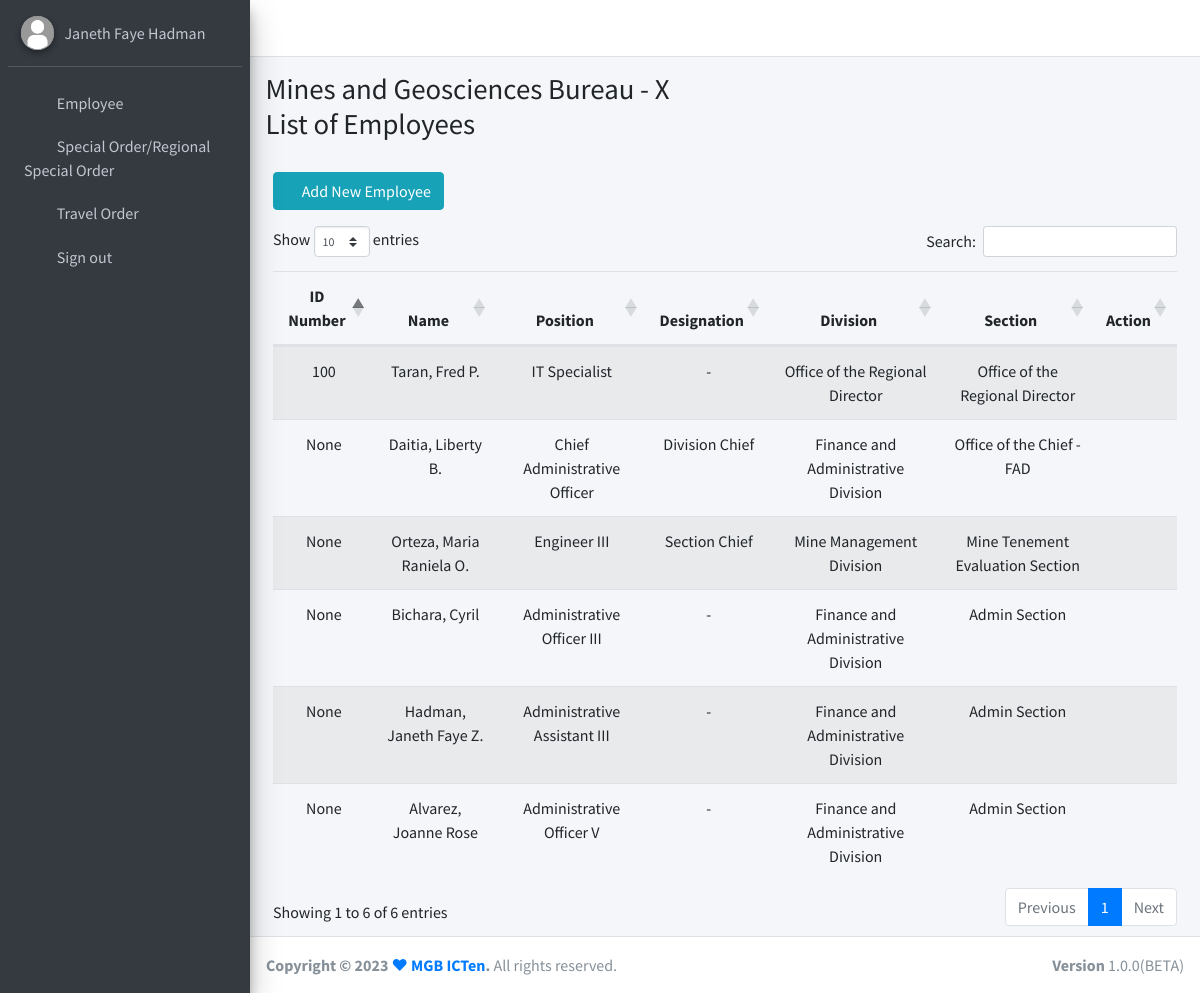
The app's page /personnel/ (signed in) with its own data.
### personnel/models.py (models this page shows, shortened)
class Personnel(models.Model):
    DESIGNATIONS = (
        ('', '------------------'),
        ('RD', 'Regional Director'),
        ('DC', 'Division Chief'),
        ('SC', 'Section Chief')
    )
    user = models.OneToOneField(User, on_delete=models.CASCADE)
    personnel_id_number = models.IntegerField(default=None, blank=True, null=True, verbose_name="ID number")
    personnel_mi = models.CharField(max_length=150, default=None, blank=True, null=True, verbose_name="Middlename/M.I")
    personnel_division = models.ForeignKey(Division, on_delete=models.DO_NOTHING)
    personnel_section = models.ForeignKey(Section, on_delete=models.DO_NOTHING)
    personnel_position = models.CharField(max_length=250, default=None, blank=False, null=True, verbose_name="Position/Designation")
    personnel_station = models.CharField(max_length=150, default="MGB-X Regional Office", blank=True, null=False, verbose_name="Official Station")
    personnel_suffix = models.CharField(max_length=50, default=None, blank=True, null=True, verbose_name="Suffix")
    personnel_designation = models.CharField(choices=DESIGNATIONS, max_length=100, default=None, blank=True, null=True, verbose_name="Designation")
    signatory = models.BooleanField(default=False)

class Division(models.Model):
    division_name = models.CharField(max_length=150, default=None, blank=False, null=False, verbose_name="Division Name")
    division_shorthand_name = models.CharField(max_length=50, default=None, blank=False, null=False, verbose_name="Shorthand Name")
    def __str__(self):
        return self.division_name

class Section(models.Model):
    division = models.ForeignKey(Division, on_delete=models.CASCADE)
    section_name = models.CharField(max_length=150, default=None, blank=False, null=False, verbose_name="Section Name")
    section_shorthand_name = models.CharField(max_length=50, default=None, blank=False, null=False, verbose_name="Shorthand Name")
    def __str__(self):
        return self.section_name

### personnel/views.py (the view)
# urls.py: path('', list_of_personnel, name="list-of-personnel"),
def list_of_personnel(request):
    personnels = Personnel.objects.select_related('user')
    context = {
        'personnels': personnels
    }
    return render(request, 'list-of-employee.html', context)

### personnel/templatetags/custom_tags_personnel.py (called while the page is built)
@register.filter(name="fullname")
def fullname(personnel):
    personnel_data = Personnel.objects.select_related('user').get(user = personnel.user)
    if personnel_data.personnel_mi == None:
        if personnel_data.personnel_suffix == None:
            fullname = f"{ personnel_data.user.last_name }, { personnel_data.user.first_name }"
        else:
            fullname = f"{ personnel_data.user.last_name }, { personnel_data.user.first_name } { personnel_data.personnel_suffix }"
    else:
        if personnel_data.personnel_suffix == None:
            fullname = f"{ personnel_data.user.last_name }, { personnel_data.user.first_name } { personnel_data.personnel_mi[0] }."
        else:
            fullname = f"{ personnel_data.user.last_name }, { personnel_data.user.first_name } { personnel_data.personnel_mi[0] }. { personnel_data.personnel_suffix }"
    return fullname

@register.filter(name="designation")
def designation(designation):
    if designation == "RD":
        designation = "Regional Director"
    elif designation == "DC":
        designation = "Division Chief"
    elif designation == "SC":
        designation = "Section Chief"
    else:
        designation = "-"
    return designation

### rso/templatetags/custom_tags.py (called while the page is built)
@register.filter(name="user_group")
def user_group(user):
    user = User.objects.get(id = user.id)
    return user.groups.all()[0].name

### templates/list-of-employee.html (shortened to what this page needs)
{% extends 'base.html' %}
{% load static %}
{% load custom_tags %}
{% load custom_tags_personnel %}
{% block sidebar_user %}
<div class="user-panel mt-3 pb-3 mb-3 d-flex">
    <div class="image">
        <img src="{% static 'resources/img/user.png' %}" class="img-circle elevation-2" alt="User Image">
    </div>
    <div class="info">
        <a href="#" class="d-block">{{ request.user.first_name }} {{ request.user.last_name }}</a>
    </div>
</div>
{% endblock %}
{% block content %}
<div class="content-header">
    <div class="container-fluid">
        <div class="row mb-2">
            <div class="col-sm-6">
                <h1 class="m-0">Mines and Geosciences Bureau - X List of Employees</h1>
            </div>
        </div>
    </div>
</div>
<section class="content">
    <div class="container-fluid py-2">
        {% if request.user|user_group == "admin" %}
        <div class="col-md-12 mb-3">
            <a href="{% url 'add-employee' %}" class="btn btn-info"><i class="fa fa-plus"></i> Add New Employee</a>
        </div>
        {% endif %}
        <div class="col-md-12">
            <table class="table table-striped tabled-bordered" id="employee_table">
                <thead>
                    <tr>
                        <th>ID Number</th>
                        <th>Name</th>
                        <th>Position</th>
                        <th>Designation</th>
                        <th>Division</th>
                        <th>Section</th>
                        <th>Action</th>
                    </tr>
                </thead>
                <tbody>
                    {% for personnel in personnels %}
                    <tr>
                        <td>{{ personnel.personnel_id_number }}</td>
                        <td>{{ personnel | fullname }}</td>
                        <td>{{ personnel.personnel_position }}</td>
                        <td>{{ personnel.personnel_designation | designation }}</td>
                        <td>{{ personnel.personnel_division }}</td>
                        <td>{{ personnel.personnel_section }}</td>
                        <td></td>
                    </tr>
                    {% endfor %}
                </tbody>
            </table>
        </div>
    </div>
</section>
{% endblock %}

### templates/list-of-employee.html (style rules this page uses)
#employee_table thead th, #employee_table tbody td { text-align: center; }

### records on screen
Personnel: personnel_id_number "None", user+personnel_mi+personnel_suffix "Daitia, Liberty B.", personnel_position "Chief Administrative Officer", personnel_designation|designation "Division Chief", personnel_division "Finance and Administrative Division", personnel_section "Office of the Chief - FAD"
Personnel: personnel_id_number "None", user+personnel_mi+personnel_suffix "Orteza, Maria Raniela O.", personnel_position "Engineer III", personnel_designation|designation "Section Chief", personnel_division "Mine Management Division", personnel_section "Mine Tenement Evaluation Section"
Personnel: personnel_id_number "None", user+personnel_mi+personnel_suffix "Bichara, Cyril", personnel_position "Administrative Officer III", personnel_designation|designation "-", personnel_division "Finance and Administrative Division", personnel_section "Admin Section"
Personnel: personnel_id_number "None", user+personnel_mi+personnel_suffix "Hadman, Janeth Faye Z.", personnel_position "Administrative Assistant III", personnel_designation|designation "-", personnel_division "Finance and Administrative Division", personnel_section "Admin Section"
Personnel: personnel_id_number "None", user+personnel_mi+personnel_suffix "Alvarez, Joanne Rose", personnel_position "Administrative Officer V", personnel_designation|designation "-", personnel_division "Finance and Administrative Division", personnel_section "Admin Section"
Personnel: personnel_id_number "100", user+personnel_mi+personnel_suffix "Taran, Fred P.", personnel_position "IT Specialist", personnel_designation|designation "-", personnel_division "Office of the Regional Director", personnel_section "Office of the Regional Director"

### other values on screen
{{ request.user.first_name }} "Janeth Faye"
{{ request.user.last_name }} "Hadman"
